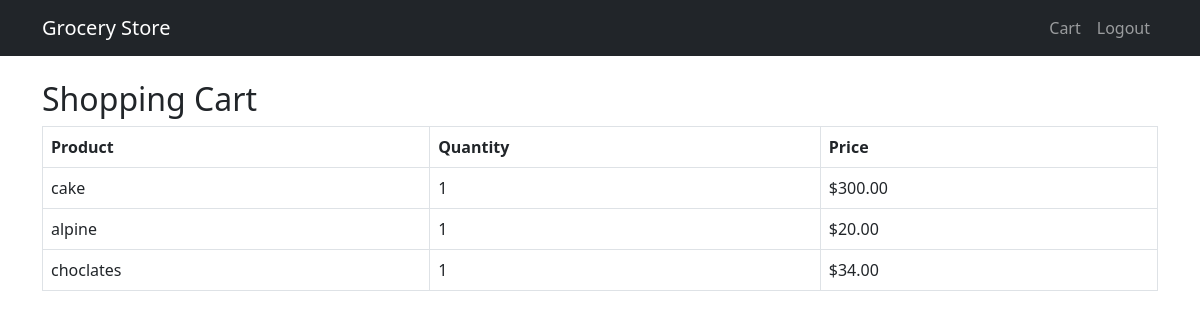
The app's page /cart/ (signed in) with its own data.
### store/models.py (models this page shows, shortened)
class Cart(models.Model):
    user = models.ForeignKey(User, on_delete=models.CASCADE)
    product = models.ForeignKey(Product, on_delete=models.CASCADE)
    quantity = models.IntegerField(default=1)

class Product(models.Model):
    name=models.CharField(max_length=100)
    price = models.DecimalField(max_digits=6, decimal_places=2)
    stock = models.IntegerField()
    description = models.TextField()

### store/views.py (the view)
# urls.py: path('cart/', views.view_cart, name='cart'),
def view_cart(request):
    cart_items = Cart.objects.filter(user=request.user)
    return render(request, 'cart.html', {'cart_items': cart_items})

### store/templates/cart.html (shortened to what this page needs)
{% extends 'base.html' %}
{% block content %}
<h2>Shopping Cart</h2>
<table class="table table-bordered">
    <thead>
        <tr>
            <th>Product</th>
            <th>Quantity</th>
            <th>Price</th>
        </tr>
    </thead>
    <tbody>
        {% for item in cart_items %}
        <tr>
            <td>{{ item.product.name }}</td>
            <td>{{ item.quantity }}</td>
            <td>${{ item.product.price }}</td>
        </tr>
        {% endfor %}
    </tbody>
</table>
{% endblock %}

### records on screen
Cart: product.name "cake", quantity "1", product.price "300.00"
Cart: product.name "alpine", quantity "1", product.price "20.00"
Cart: product.name "choclates", quantity "1", product.price "34.00"
